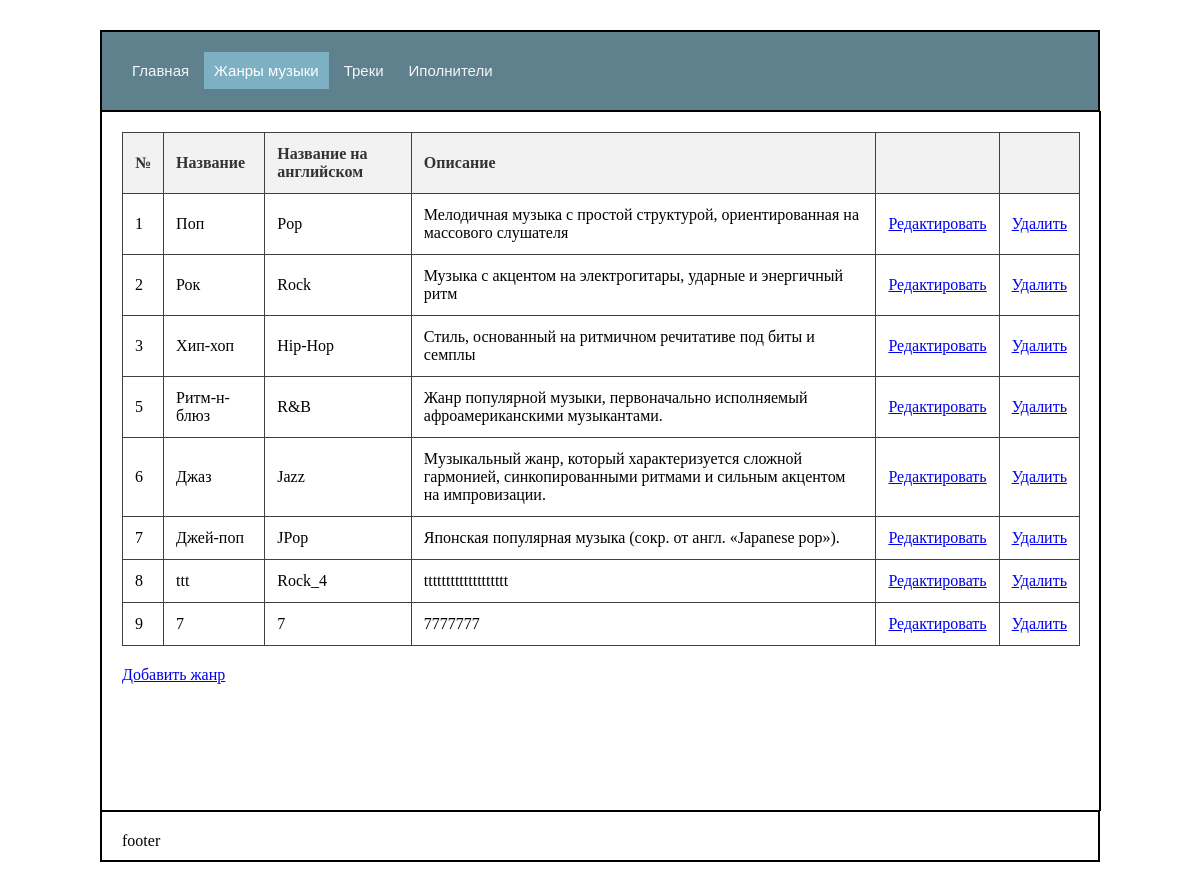
The app's page /genres with its own data.
### main/models.py (models this page shows, shortened)
class Genre(models.Model):
    name_en = models.CharField(max_length=500)
    name_ru = models.CharField(max_length=500)
    description = models.TextField()

### main/views.py (the view)
# urls.py: path('genres', views.genre_music),
def genre_music(request):
    genres = Genre.objects.all()
    return render(request, 'genres.html', {'genres': genres, 'page': 'genres'})

### main/templates/genres.html (shortened to what this page needs)
{% extends "base.html" %}
{% block content %}
    <table class="table_all">
        <thead>
            <tr class="table">
                <th class="table_min">№</th>
                <th class="table_min">Название</th>
                <th class="table_min">Название на английском</th>
                <th class="table_min">Описание</th>
                <th class="table_min"></th>
                <th class="table_min"></th>
            </tr>
        </thead>
        <tbody>
            {% for g in genres %}
                <tr>
                    <td class="table_min">{{g.id}}</td>
                    <td class="table_min">{{g.name_ru}}</td>
                    <td class="table_min">{{g.name_en}}</td>
                    <td class="table_min">{{g.description}}</td>
                    <td class="table_min"><a href="/edit_genre/{{g.id}}">Редактировать</a></td>
                    <td class="table_min"><a href="/deleteop/{{g.id}}">Удалить</a></td>
                </tr>
            {% endfor %}
        </tbody>
    </table>
    <a href="/add_genre">Добавить жанр</a>
{% endblock content %}

### main/static/styles.css (style rules this page uses)
* { box-sizing: border-box; }
.table_all { width: 100%; border-collapse: collapse; margin-bottom: 20px; }
.table { background-color:rgb(217, 226, 226); }
.table_min { border: 1px solid rgb(63, 64, 65); padding: 12px; text-align: left; }
table { width: 100%; border-collapse: collapse; margin-bottom: 20px; }
table th, table td { border: 1px solid #ddd; padding: 12px; text-align: left; }
table th { background-color: #f2f2f2; color: #333; }

### records on screen
Genre: id "1", name_ru "Поп", name_en "Pop", description "Мелодичная музыка с простой структурой, ориентированная на массового слушателя"
Genre: id "2", name_ru "Рок", name_en "Rock", description "Музыка с акцентом на электрогитары, ударные и энергичный ритм"
Genre: id "3", name_ru "Хип-хоп", name_en "Hip-Hop", description "Стиль, основанный на ритмичном речитативе под биты и семплы"
Genre: id "5", name_ru "Ритм-н-блюз", name_en "R&B", description "Жанр популярной музыки, первоначально исполняемый афроамериканскими музыкантами."
Genre: id "6", name_ru "Джаз", name_en "Jazz", description "Mузыкальный жанр, который характеризуется сложной гармонией, синкопированными ритмами и сильным акцентом на импровизации."
Genre: id "7", name_ru "Джей-поп", name_en "JPop", description "Японская популярная музыка (сокр. от англ. «Japanese pop»)."
Genre: id "8", name_ru "ttt", name_en "Rock_4", description "ttttttttttttttttttt"
Genre: id "9", name_ru "7", name_en "7", description "7777777"
